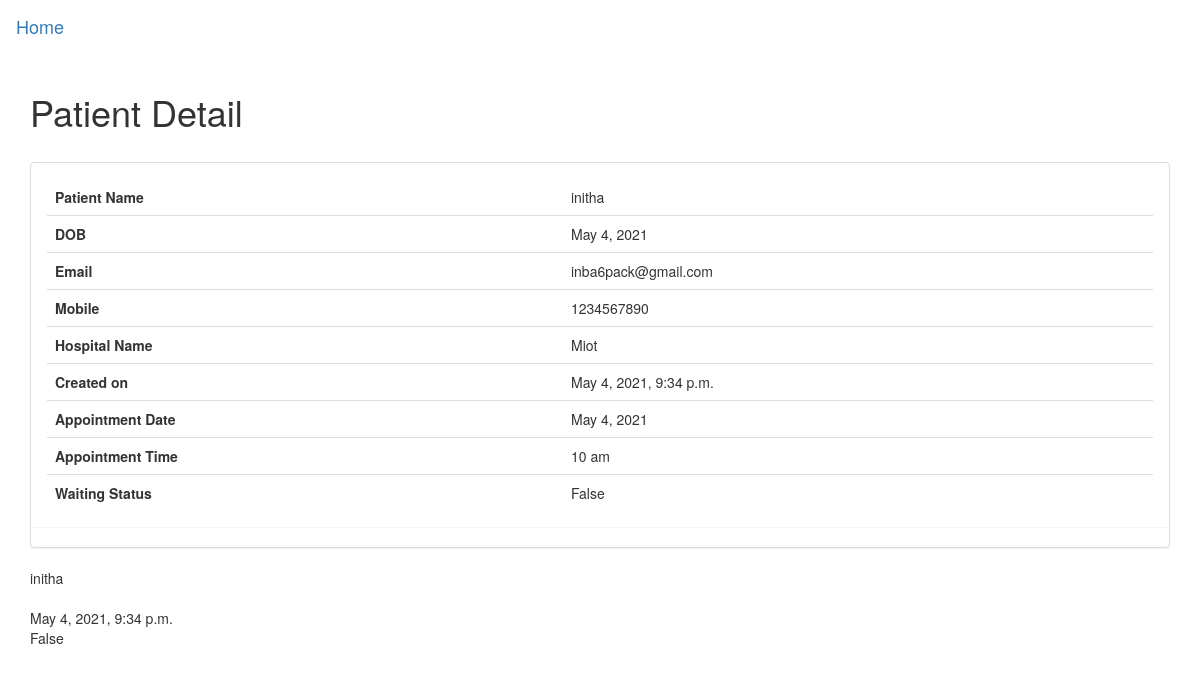
Before: /api/patient/4 with the older database file.
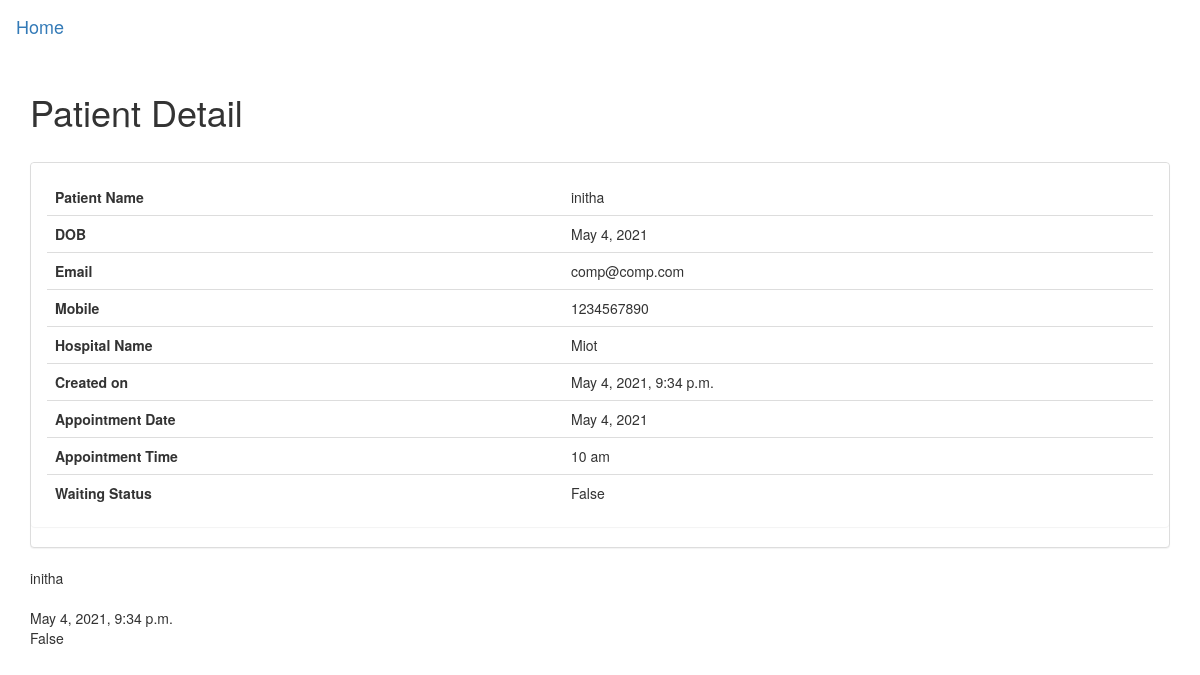
After: the same page with the newer database file.
### api/models.py (models this page shows, shortened)
class Patient(models.Model):
    patient_name=models.CharField(max_length=30)
    hospital=models.ForeignKey(Hospital, on_delete=models.CASCADE)
    email=models.EmailField(max_length = 254)
    mobile = PhoneField(help_text='Contact phone number')
    dob=models.DateField(default=timezone.now,max_length=8)
    appointment_date=models.DateField(default=date.today ,max_length=8)
    appointment_time=models.CharField(choices=appointment_time_choices, default='10 am', max_length=10)
    created_on=models.DateTimeField(default=timezone.now)
    waiting_status=models.BooleanField(default=True)

class Hospital(models.Model):
    name=models.CharField(max_length=40, unique=True)
    address=models.CharField(max_length=100)
    zipcode=models.CharField(max_length=6)
    mobile=PhoneField(help_text='Contact phone number')
    email = models.EmailField(max_length=254)
    def __str__(self):
        return self.name

### api/views.py (the view)
# urls.py: path("patient/<int:pk>", views.PatientDetailView.as_view(), name="patient_detail" ),
class PatientDetailView(DetailView): # for displaying api response in browser as webpage
    template_name = "patient_detail.html"
    fields = ['patient_name','hospital','email','mobile','dob','appointment_date','appointment_time', 'created_on', 'waiting_status']
    model=Patient

### api/templates/patient_detail.html
{% extends 'base.html' %}
{% block content %}
<div class="container">
    <h1><centre>Patient Detail</centre></h1><br>
    <div class="panel panel-default">
 	<div class="panel panel-body">
 	<table class="table table-stripped">
 	<tr>
        <td><strong>Patient Name</strong></td>
        <td>{{ patient.patient_name }}</td>
    </tr>
        <tr>
        <td><strong>DOB</strong></td>
        <td>{{ patient.dob }}</td>
    </tr>
        <tr>
        <td><strong>Email</strong></td>
        <td>{{ patient.email }}</td>
    </tr>
        <tr>
        <td><strong>Mobile</strong></td>
        <td>{{ patient.mobile }}</td>
    </tr>
        <tr>
        <td><strong>Hospital Name</strong></td>
        <td>{{ patient.hospital }}</td>
    </tr>
    <tr>
        <td><strong>Created on</strong></td>
        <td>{{ patient.created_on }}</td>
    </tr>
    <tr>
        <td><strong>Appointment Date</strong></td>
        <td>{{ patient.appointment_date }}</td>
    </tr>
        <tr>
        <td><strong>Appointment Time</strong></td>
        <td>{{ patient.appointment_time }}</td>
    </tr>
    <tr>
        <td><strong>Waiting Status</strong></td>
        <td>{{ patient.waiting_status }}</td>
    </table>
    </div>
</div>
{{ patient.patient_name }}<br>
{{ object.doctor }}<br>
{{ object.created_on }}<br>
{{ object.waiting_status }}<br>
</div>
{% endblock %}

Changed rows visible on the page:
changed Patient "initha": email "inba6pack@gmail.com" → "comp@comp.com"
